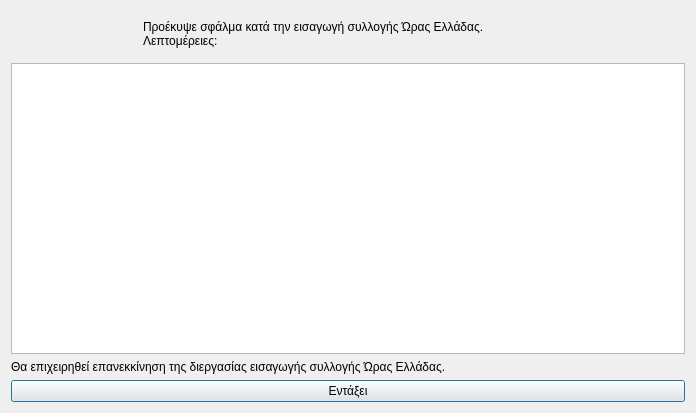
<?xml version="1.0" encoding="UTF-8"?>
<ui version="4.0">
 <class>Dialog</class>
 <widget class="QDialog" name="Dialog">
  <property name="geometry">
   <rect>
    <x>0</x>
    <y>0</y>
    <width>696</width>
    <height>413</height>
   </rect>
  </property>
  <property name="windowTitle">
   <string>Σφάλμα στην διεργασία εισαγωγής συλλογής Ώρας Ελλάδας</string>
  </property>
  <property name="windowIcon">
   <iconset resource="../../../../icons.qrc">
    <normaloff>:/rest-windows/assets/images/rest-windows/information.png</normaloff>:/rest-windows/assets/images/rest-windows/information.png</iconset>
  </property>
  <layout class="QGridLayout" name="gridLayout">
   <item row="0" column="0">
    <widget class="QFrame" name="frame">
     <property name="styleSheet">
      <string notr="true">QFrame{border:0px;}</string>
     </property>
     <property name="frameShape">
      <enum>QFrame::StyledPanel</enum>
     </property>
     <property name="frameShadow">
      <enum>QFrame::Raised</enum>
     </property>
     <layout class="QHBoxLayout" name="horizontalLayout">
      <item>
       <widget class="QLabel" name="image_label">
        <property name="maximumSize">
         <size>
          <width>117</width>
          <height>117</height>
         </size>
        </property>
        <property name="text">
         <string/>
        </property>
        <property name="pixmap">
         <pixmap resource="../../../../icons.qrc">:/rest-windows/assets/images/rest-windows/information.png</pixmap>
        </property>
        <property name="scaledContents">
         <bool>true</bool>
        </property>
       </widget>
      </item>
      <item>
       <widget class="QLabel" name="label">
        <property name="text">
         <string>Προέκυψε σφάλμα κατά την εισαγωγή συλλογής Ώρας Ελλάδας.
Λεπτομέρειες:</string>
        </property>
        <property name="alignment">
         <set>Qt::AlignJustify|Qt::AlignVCenter</set>
        </property>
       </widget>
      </item>
     </layout>
    </widget>
   </item>
   <item row="3" column="0">
    <widget class="QPushButton" name="ok">
     <property name="text">
      <string>Εντάξει</string>
     </property>
     <property name="icon">
      <iconset resource="../../../../icons.qrc">
       <normaloff>:/rest-windows/assets/images/rest-windows/ok.png</normaloff>:/rest-windows/assets/images/rest-windows/ok.png</iconset>
     </property>
    </widget>
   </item>
   <item row="1" column="0">
    <widget class="QPlainTextEdit" name="details"/>
   </item>
   <item row="2" column="0">
    <widget class="QLabel" name="label_2">
     <property name="text">
      <string>Θα επιχειρηθεί επανεκκίνηση της διεργασίας εισαγωγής συλλογής Ώρας Ελλάδας.</string>
     </property>
     <property name="alignment">
      <set>Qt::AlignJustify|Qt::AlignVCenter</set>
     </property>
    </widget>
   </item>
  </layout>
 </widget>
 <tabstops>
  <tabstop>details</tabstop>
  <tabstop>ok</tabstop>
 </tabstops>
 <resources>
  <include location="../../../../icons.qrc"/>
  <include location="../../../../icons.qrc"/>
  <include location="../../../../icons.qrc"/>
  <include location="../../../../icons.qrc"/>
  <include location="../../../../icons.qrc"/>
 </resources>
 <connections/>
</ui>
